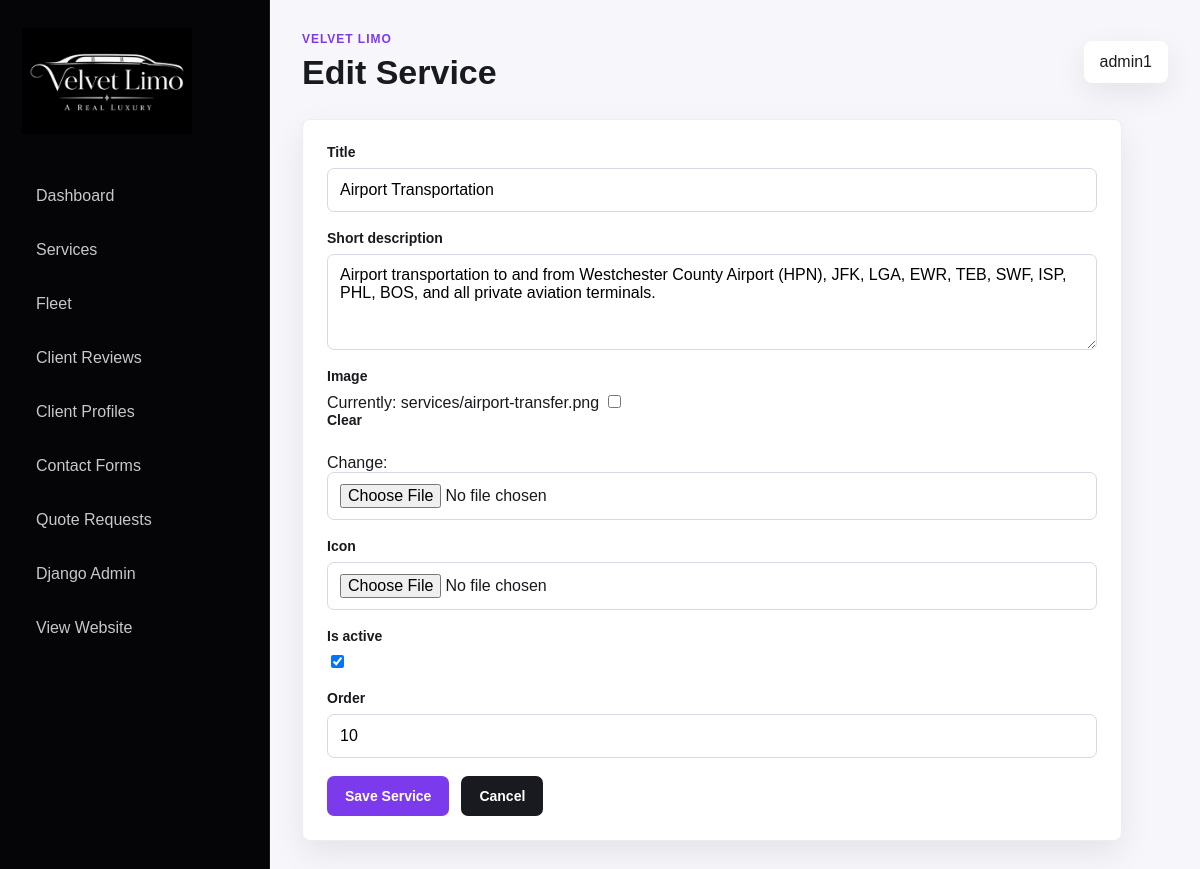
Page /dashboard/services/edit/7/ (signed in) on the committed database.
### pages/models.py (models this page shows, shortened)
class Service(models.Model):
    title = models.CharField(max_length=150)
    short_description = models.TextField()
    image = models.ImageField(upload_to='services/', blank=True, null=True)
    icon = models.ImageField(upload_to='services/icons/', blank=True, null=True)
    is_active = models.BooleanField(default=True)
    order = models.PositiveIntegerField(default=0)
    created_at = models.DateTimeField(auto_now_add=True)
    updated_at = models.DateTimeField(auto_now=True)
    class Meta:
        ordering = ['order', 'title']

### dashboard/views.py (the view)
# urls.py: path('services/edit/<int:pk>/', views.service_edit, name='dashboard_service_edit'),
@staff_member_required(login_url='admin:login')
def service_edit(request, pk):
    service = get_object_or_404(Service, pk=pk)
    form = ServiceForm(request.POST or None, request.FILES or None, instance=service)
    if request.method == 'POST' and form.is_valid():
        form.save()
        messages.success(request, 'Service updated successfully.')
        return redirect('dashboard_services')
    return render(request, 'dashboard/service_form.html', {'form': form, 'title': 'Edit Service', 'object': service})

### dashboard/forms.py
class ServiceForm(DashboardFormMixin, forms.ModelForm):
    class Meta:
        model = Service
        fields = ('title', 'short_description', 'image', 'icon', 'is_active', 'order')
        widgets = {
            'short_description': forms.Textarea(attrs={'rows': 4}),
        }

### main/context_processors.py (called while the page is built)
def google_maps_api_key(request):
    return {
        'GOOGLE_MAPS_API_KEY': getattr(settings, 'GOOGLE_MAPS_API_KEY', ''),
        'USE_GOOGLE_MAPS_API': getattr(settings, 'USE_GOOGLE_MAPS_API', False),
    }

### templates/dashboard/service_form.html (shortened to what this page needs)
{% extends 'dashboard/base.html' %}
{% block dashboard_title %}{{ title }}{% endblock %}
{% block dashboard_content %}
<section class="dashboard-panel dashboard-form-panel">
	<form method="post" enctype="multipart/form-data">
		{% include 'dashboard/form_fields.html' %}
		<div class="dashboard-form-actions">
			<button class="dashboard-button" type="submit">Save Service</button>
			<a class="dashboard-button dashboard-button-secondary" href="{% url 'dashboard_services' %}">Cancel</a>
		</div>
	</form>
</section>
{% endblock %}

### templates/dashboard/base.html (shortened to what this page needs)
{% load static %}
<!doctype html>
<html lang="en">
	<head>
		<link rel="stylesheet" href="{% static 'assets/css/dashboard.css' %}" />
	</head>
	<body>
		<div class="dashboard-shell">
			<aside class="dashboard-sidebar">
				<a class="dashboard-brand" href="{% url 'dashboard_home' %}">
					<img src="{% static 'assets/imgs/template/velvet-logo.png' %}" alt="Velvet Limo" />
				</a>
				<nav class="dashboard-nav">
					<a href="{% url 'dashboard_home' %}">Dashboard</a>
					<a href="{% url 'dashboard_services' %}">Services</a>
					<a href="{% url 'dashboard_fleet' %}">Fleet</a>
					<a href="{% url 'dashboard_client_reviews' %}">Client Reviews</a>
						<a href="{% url 'dashboard_client_profiles' %}">Client Profiles</a>
						<a href="{% url 'dashboard_contact_forms' %}">Contact Forms</a>
						<a href="{% url 'dashboard_quote_requests' %}">Quote Requests</a>
					<a href="{% url 'admin:index' %}">Django Admin</a>
					<a href="{% url 'home' %}">View Website</a>
				</nav>
			</aside>
			<main class="dashboard-main">
				<header class="dashboard-topbar">
					<div>
						<p class="dashboard-eyebrow">Velvet Limo</p>
						<h1>{% block dashboard_title %}Dashboard{% endblock %}</h1>
					</div>
					<div class="dashboard-user">
						<span>{{ request.user.get_username }}</span>
					</div>
				</header>
				{% block dashboard_content %}{% endblock %}
			</main>
		</div>
	</body>
</html>

### templates/dashboard/form_fields.html (shortened to what this page needs)
{% for field in form %}
<div class="dashboard-field">
	<label for="{{ field.id_for_label }}">{{ field.label }}</label>
	{{ field }}
</div>
{% endfor %}

### static/assets/css/dashboard.css (style rules this page uses)
* { box-sizing: border-box; }
body { background: #0d0b12; color: #181a1f; font-family: Arial, Helvetica, sans-serif; margin: 0; }
a { color: inherit; text-decoration: none; }
.dashboard-shell { display: flex; min-height: 100vh; }
.dashboard-sidebar { background: #050507; border-right: 1px solid rgba(255, 255, 255, 0.08); color: #ffffff; flex: 0 0 270px; padding: 28px 22px; }
.dashboard-brand { display: block; margin-bottom: 36px; }
.dashboard-brand img { max-width: 170px; }
.dashboard-nav { display: grid; gap: 10px; }
.dashboard-nav a { border-radius: 8px; color: rgba(255, 255, 255, 0.78); padding: 13px 14px; }
.dashboard-main { background: #f7f7fb; flex: 1; padding: 32px; }
.dashboard-topbar { align-items: center; display: flex; justify-content: space-between; margin-bottom: 28px; }
.dashboard-eyebrow { color: #7c3aed; font-size: 12px; font-weight: 700; letter-spacing: 0.08em; margin: 0 0 8px; text-transform: uppercase; }
.dashboard-topbar h1 { font-size: 34px; line-height: 1.1; margin: 0; }
.dashboard-user { background: #ffffff; border-radius: 8px; box-shadow: 0 10px 30px rgba(13, 11, 18, 0.08); padding: 12px 16px; }
.dashboard-stat, .dashboard-panel { background: #ffffff; border: 1px solid #ececf4; border-radius: 8px; box-shadow: 0 12px 32px rgba(13, 11, 18, 0.08); }
.dashboard-panel { padding: 24px; }
.dashboard-actions, .dashboard-form-actions { display: flex; flex-wrap: wrap; gap: 12px; }
.dashboard-button { background: #7c3aed; border: 0; border-radius: 7px; color: #ffffff; cursor: pointer; display: inline-block; font-size: 14px; font-weight: 700; padding: 12px 18px; }
.dashboard-button-secondary { background: #181a1f; }
.dashboard-form-panel { max-width: 820px; }
.dashboard-field { margin-bottom: 18px; }
.dashboard-field label { display: block; font-size: 14px; font-weight: 700; margin-bottom: 8px; }
.dashboard-input { background: #ffffff; border: 1px solid #d8d8e5; border-radius: 7px; display: block; font: inherit; min-height: 44px; padding: 11px 12px; width: 100%; }
input[type="checkbox"].dashboard-input { display: inline-block; min-height: auto; width: auto; }

### rows in the picture
Service: form "Airport Transportation" "Airport transportation to and from Westchester County Airport (HPN), JFK, LGA, EWR, TEB, SWF, ISP, PHL, BOS, and all private aviation terminals." "☑" "10"

### other values in the picture
{{ title }} "Edit Service"
{{ request.user.get_username }} "admin1"
{{ field.label }} "Title" "Short description" "Image" "Icon" "Is active" "Order"
